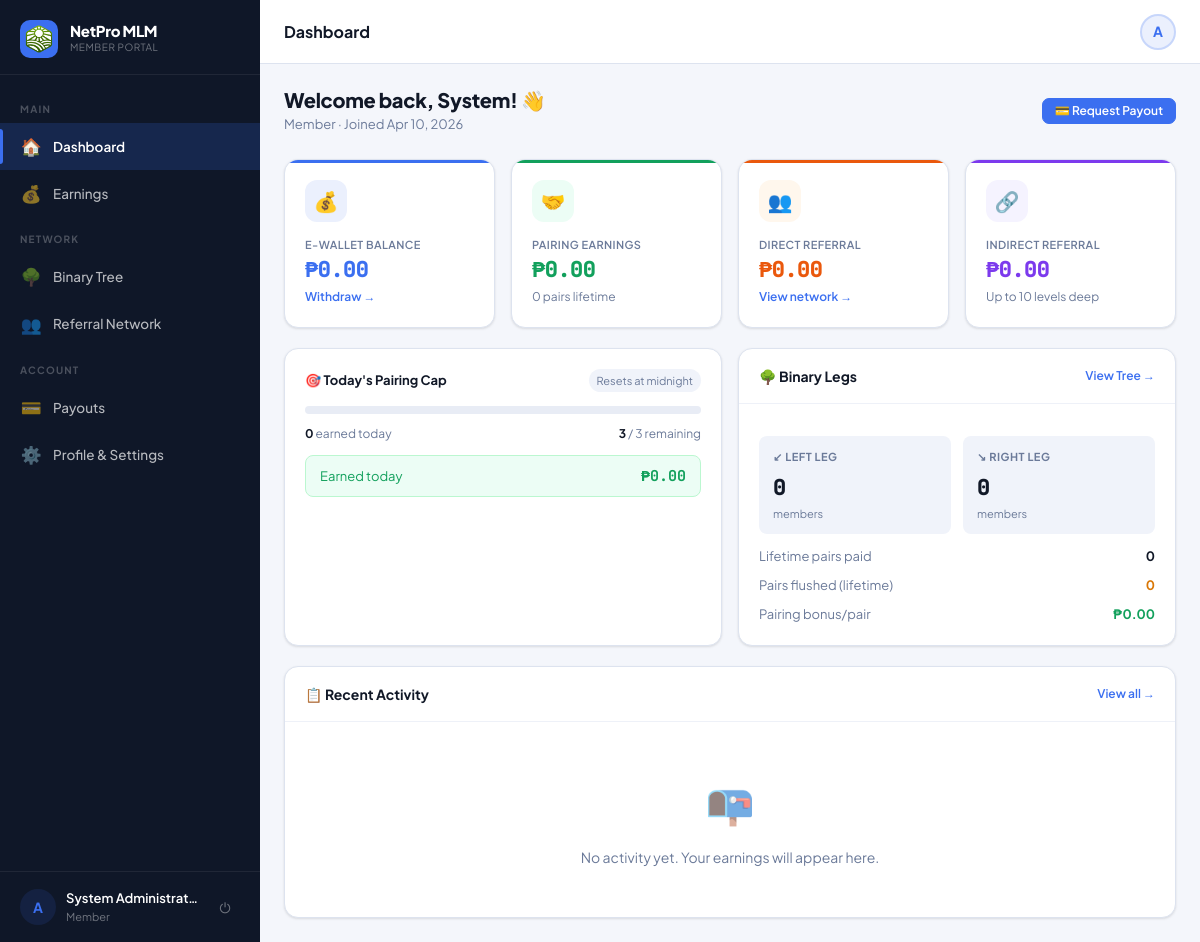
Page /?page=dashboard (signed in) on the committed database.
### tables this page shows
CREATE TABLE users (
  id                INT UNSIGNED AUTO_INCREMENT PRIMARY KEY,
  username          VARCHAR(40)  NOT NULL UNIQUE,
  password_hash     VARCHAR(255) NOT NULL,
  role              ENUM('member','admin') NOT NULL DEFAULT 'member',
  package_id        INT UNSIGNED NULL,
  reg_code_id       INT UNSIGNED NULL,

   
  sponsor_id        INT UNSIGNED NULL,
  binary_parent_id  INT UNSIGNED NULL,
  binary_position   ENUM('left','right') NULL,

   
  left_count        INT UNSIGNED NOT NULL DEFAULT 0,
  right_count       INT UNSIGNED NOT NULL DEFAULT 0,
  pairs_paid        INT UNSIGNED NOT NULL DEFAULT 0,
  pairs_flushed     INT UNSIGNED NOT NULL DEFAULT 0,
  pairs_paid_today  INT UNSIGNED NOT NULL DEFAULT 0,   

   
  full_name         VARCHAR(120) NULL,
  email             VARCHAR(120) NULL,
  mobile            VARCHAR(20)  NULL,
  gcash_number      VARCHAR(20)  NULL,
  address           TEXT         NULL,
  photo             VARCHAR(200) NULL,

  ewallet_balance   DECIMAL(14,2) NOT NULL DEFAULT 0.00,
  status            ENUM('active','suspended','pending') NOT NULL DEFAULT 'active',
  joined_at         TIMESTAMP DEFAULT CURRENT_TIMESTAMP,
  last_login        TIMESTAMP NULL,

  FOREIGN KEY (sponsor_id)       REFERENCES users(id) ON DELETE SET NULL,
  FOREIGN KEY (binary_parent_id) REFERENCES users(id) ON DELETE SET NULL,
  FOREIGN KEY (package_id)       REFERENCES packages(id) ON DELETE SET NULL
);

### views/member/dashboard.php (the view, shortened to what the rows shown need)
<!DOCTYPE html>
<html lang="en">
<head>
  <link rel="stylesheet" href="<?= APP_URL ?>/assets/css/main.css">
  <link rel="stylesheet" href="<?= APP_URL ?>/assets/css/layout.css">
  <link rel="stylesheet" href="<?= APP_URL ?>/assets/css/components.css">
</head>
<body>
<div class="shell">
  <?php require 'views/partials/sidebar_member.php'; ?>
  <div class="main-area">
    <?php require 'views/partials/topbar.php'; ?>
    <main class="page-content">
      <div style="display:flex;align-items:center;justify-content:space-between;flex-wrap:wrap;gap:12px;margin-bottom:24px;">
        <div>
          <h2 style="font-size:20px;font-weight:800;letter-spacing:-.3px;">
            Welcome back, <?= e($user['full_name'] ? explode(' ', $user['full_name'])[0] : '@' . $user['username']) ?>! 👋
          </h2>
          <p class="text-muted" style="font-size:13px;margin-top:2px;">
            <?= e($user['package_name'] ?? 'Member') ?> · Joined <?= fmt_date($user['joined_at']) ?>
          </p>
        </div>
      </div>
      <div class="grid-4" style="margin-bottom:20px;">
        <div class="stat-card">
          <div class="stat-card-accent accent-blue"></div>
          <div class="stat-card-icon icon-bg-blue">💰</div>
          <div class="stat-label">E-Wallet Balance</div>
          <div class="stat-value" style="color:var(--primary);font-size:22px;">
            <?= fmt_money($user['ewallet_balance']) ?>
          </div>
          <div class="stat-sub">
            <a href="<?= APP_URL ?>/?page=payout" style="font-size:12px;font-weight:600;">Withdraw →</a>
          </div>
        </div>
        <div class="stat-card">
          <div class="stat-card-accent accent-green"></div>
          <div class="stat-card-icon icon-bg-green">🤝</div>
          <div class="stat-label">Pairing Earnings</div>
          <div class="stat-value" style="color:var(--success);font-size:22px;">
            <?= fmt_money($summary['total_pairing']) ?>
          </div>
          <div class="stat-sub"><?= number_format($user['pairs_paid']) ?> pairs lifetime</div>
        </div>
      </div>
    </main>
  </div>
</div>
</body>
</html>

### views/partials/sidebar_member.php (shortened to what the rows shown need)
<?php
$user        = Auth::user();
$initials    = strtoupper(substr($user['username'] ?? 'U', 0, 1));
$displayName = $user['full_name'] ?: ('@' . $user['username']);
?>
<aside class="sidebar" id="sidebar">
  <div class="sidebar-footer">
    <div class="sidebar-user">
      <div class="user-avatar">
        <?php if ($user['photo']): ?>
          <img src="<?= APP_URL ?>/uploads/<?= e($user['photo']) ?>" alt="">
        <?php else: ?>
          <?= $initials ?>
        <?php endif; ?>
      </div>
      <div class="user-info">
        <div class="user-name"><?= e($displayName) ?></div>
        <div class="user-role"><?= e($user['package_name'] ?? 'Member') ?></div>
      </div>
      <a href="<?= APP_URL ?>/?page=logout" class="sidebar-logout" title="Log out">⏻</a>
    </div>
  </div>
</aside>

### views/partials/topbar.php (shortened to what the rows shown need)
<?php
$user         = Auth::user();
$initials     = strtoupper(substr($user['username'] ?? 'U', 0, 1));
?>
<header class="topbar">
  <div class="topbar-right">
    <a href="<?= APP_URL ?>/?page=<?= Auth::isAdmin() ? 'admin' : 'profile' ?>"
       class="topbar-avatar" title="<?= e($user['username'] ?? '') ?>">
      <?php if ($user['photo'] ?? ''): ?>
        <img src="<?= APP_URL ?>/uploads/<?= e($user['photo']) ?>" alt="">
      <?php else: ?>
        <?= $initials ?>
      <?php endif; ?>
    </a>
  </div>
</header>

### rows in the picture
users: username "A", full_name "System Administrat…", full_name "System", joined_at "Apr 10, 2026", ewallet_balance "₱0.00", pairs_paid "0"

### other values in the picture
setting('site_name', APP_NAME) "NetPro MLM"
$user['package_name'] "Member"
$pageTitle "Dashboard"
fmt_money($summary['total_pairing']) "₱0.00"
fmt_money($summary['total_direct']) "₱0.00"
fmt_money($summary['total_indirect']) "₱0.00"
$status['pairs_paid_today'] "0"
$status['cap_remaining'] "3"
$status['daily_cap'] "3"
fmt_money($status['earned_today']) "₱0.00"
$status['left_count'] "0"
$status['right_count'] "0"
$status['pairs_paid'] "0"
$status['pairs_flushed'] "0"
fmt_money($status['pairing_bonus']) "₱0.00"
